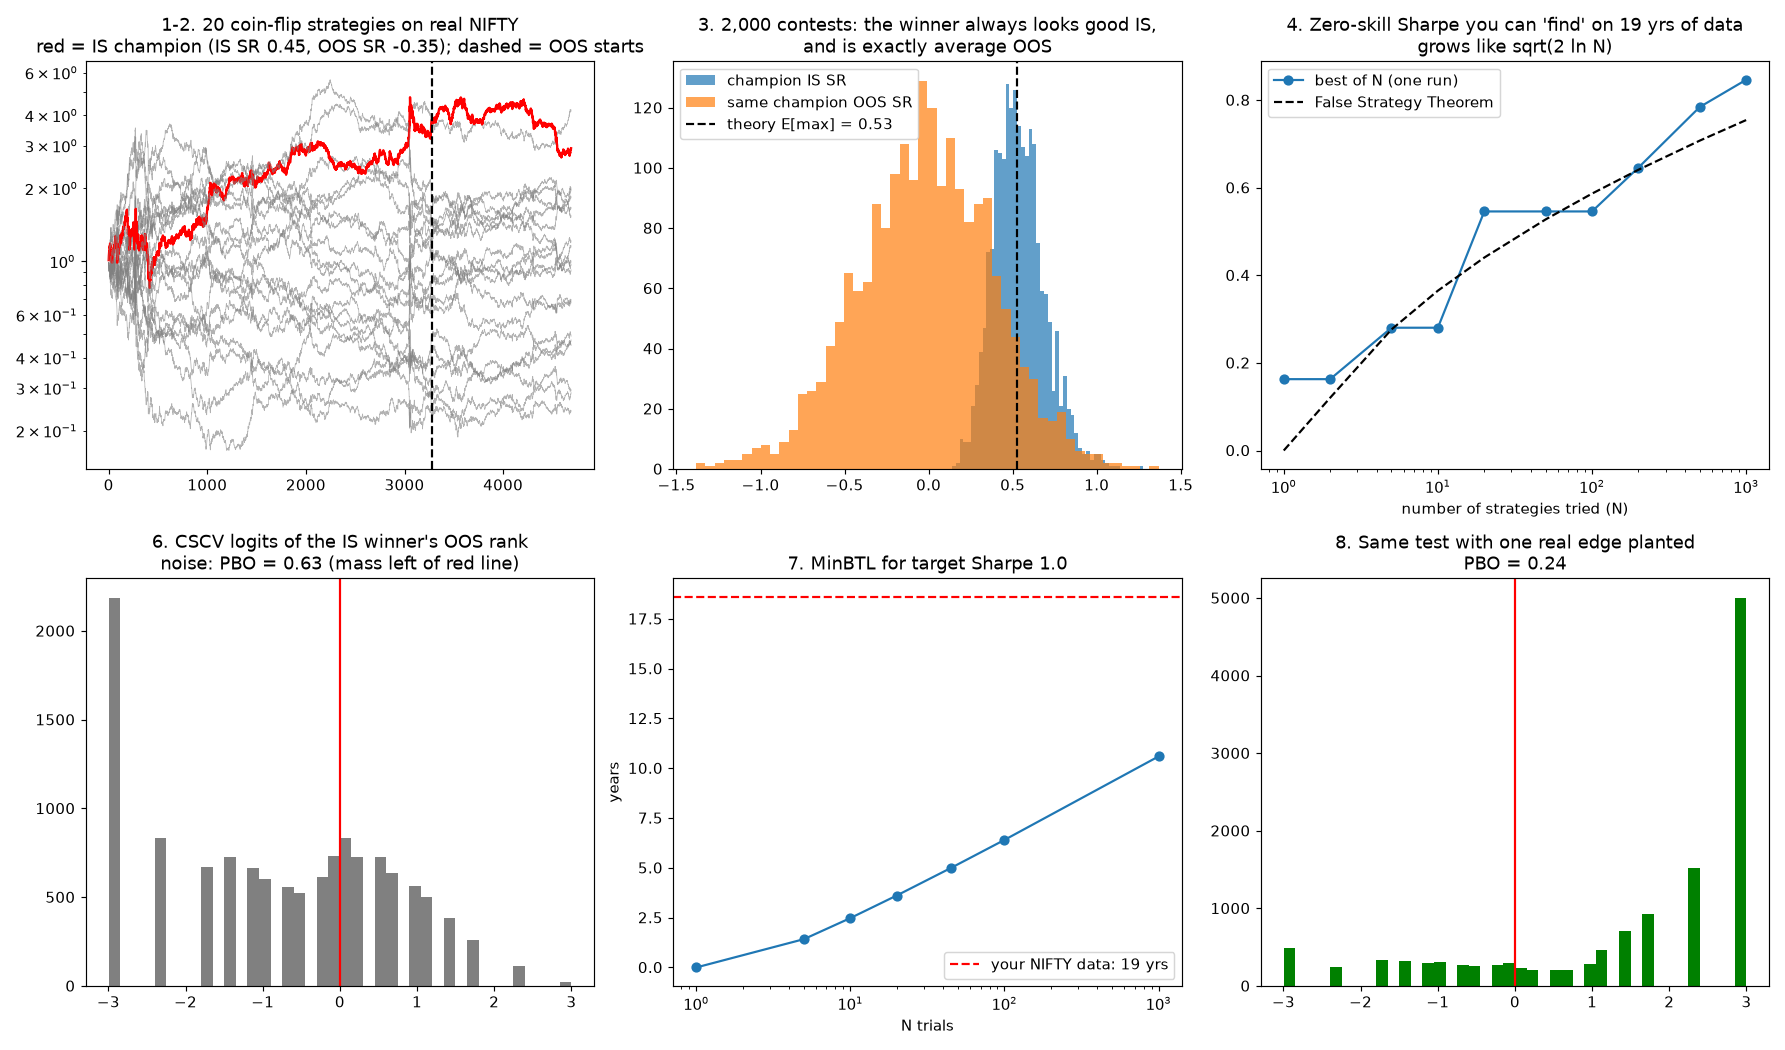

Write Python code to recreate this figure.
# %% [markdown]
# # Day 5 build-along: THE OVERFITTING LAB
# Deliverable: proof that the best noise strategy is fake.
#
# 1. Make 20 strategies that are pure coin flips, run on REAL NIFTY returns. Crown the best one.
# 2. Out-of-sample: watch the champion fall apart.
# 3. Repeat the contest 2,000 times: the "best of N" is always impressive. Compare with the False Strategy Theorem.
# 4. More trials -> higher fake Sharpe: the sqrt(2 ln N) curve.
# 5. Deflated Sharpe Ratio (Bailey & Lopez de Prado 2014) on the champion.
# 6. Probability of Backtest Overfitting via CSCV (Bailey et al. 2017).
# 7. Minimum Backtest Length table.
# 8. Control: plant ONE real edge and see if the tools can find it.
# RULE: fill prediction-sheet.md before running.

# %%
import warnings; warnings.filterwarnings("ignore")
import numpy as np, pandas as pd, matplotlib.pyplot as plt
from itertools import combinations
from pathlib import Path
from scipy.stats import norm, skew, kurtosis

rng = np.random.default_rng(7)
DATA = (Path(__file__).resolve().parent.parent / "03_data") if "__file__" in globals() else Path("../03_data")
px = pd.read_csv(DATA / "NIFTY50_daily.csv", index_col=0, parse_dates=True)["Close"].dropna()
r = np.log(px).diff().dropna().values           # real NIFTY daily log returns, 2007-2026
T = len(r); split = int(T * 0.7)
GAMMA = 0.5772156649                            # Euler-Mascheroni
ann = np.sqrt(252)

def sharpe(x, axis=0):
    return x.mean(axis=axis) / x.std(axis=axis, ddof=1) * ann

def noise_strategies(n, hold=5):
    """n random long/short strategies: a coin decides +1/-1, held for `hold` days, applied to tomorrow's return.
    They look like 'real' strategies (they trade, they have drawdowns) but have zero skill by construction."""
    blocks = int(np.ceil(T / hold))
    sig = rng.choice([-1.0, 1.0], size=(blocks, n)).repeat(hold, axis=0)[:T]
    return sig * r[:, None]

def expected_max_z(N):
    """False Strategy Theorem: expected maximum of N independent standard normals (approx)."""
    if N == 1: return 0.0
    return (1 - GAMMA) * norm.ppf(1 - 1 / N) + GAMMA * norm.ppf(1 - 1 / (N * np.e))

fig, ax = plt.subplots(2, 3, figsize=(17, 10))

# %% [markdown]
# ## 1-2. Twenty coin-flip strategies, first 70% in-sample, last 30% out-of-sample

# %%
print(f"NIFTY data: {T} daily returns. In-sample {split} days (~{split/252:.1f} yrs), out-of-sample {T-split} days (~{(T-split)/252:.1f} yrs)")
S = noise_strategies(20)
is_sr, oos_sr = sharpe(S[:split]), sharpe(S[split:])
best = int(np.argmax(is_sr))
print("\n=== 1. THE CONTEST (in-sample) ===")
order = np.argsort(-is_sr)
for k in order[:5]:
    print(f"  strategy #{k:2d}: IS Sharpe {is_sr[k]:+.2f}")
print(f"  ... worst: {is_sr.min():+.2f}.  Champion = #{best}, IS Sharpe {is_sr[best]:+.2f}")
print("\n=== 2. OUT-OF-SAMPLE ===")
print(f"  Champion OOS Sharpe {oos_sr[best]:+.2f}   (average OOS of all 20: {oos_sr.mean():+.2f})")
print(f"  Corr(IS Sharpe, OOS Sharpe) across the 20 = {np.corrcoef(is_sr, oos_sr)[0,1]:+.2f}  (skill would make this clearly positive)")
eq = np.exp(np.cumsum(S, axis=0))
for k in range(20):
    ax[0, 0].plot(eq[:, k], color="red" if k == best else "grey", lw=1.6 if k == best else 0.5, alpha=1 if k == best else 0.6)
ax[0, 0].axvline(split, color="k", ls="--"); ax[0, 0].set_yscale("log")
ax[0, 0].set_title(f"1-2. 20 coin-flip strategies on real NIFTY\nred = IS champion (IS SR {is_sr[best]:.2f}, OOS SR {oos_sr[best]:.2f}); dashed = OOS starts")

# %% [markdown]
# ## 3. Run the contest 2,000 times

# %%
print("\n=== 3. 2,000 CONTESTS OF 20 ===")
M, N = 2000, 20
best_is, best_oos = np.empty(M), np.empty(M)
for m in range(M):
    s = noise_strategies(N); a, b = sharpe(s[:split]), sharpe(s[split:])
    i = np.argmax(a); best_is[m], best_oos[m] = a[i], b[i]
y_is = split / 252
theory = expected_max_z(N) / np.sqrt(y_is)        # annualised SR of a zero-skill strategy ~ N(0, 1/years)
print(f"  Average champion IS Sharpe:  {best_is.mean():.2f}   False Strategy Theorem predicts ~{theory:.2f}")
print(f"  Champion IS Sharpe > 0.5 in {np.mean(best_is>0.5):.0%} of contests;  > 1.0 in {np.mean(best_is>1.0):.1%}")
print(f"  Average champion OOS Sharpe: {best_oos.mean():+.2f}   (zero, as it must be)")
ax[0, 1].hist(best_is, bins=50, alpha=0.7, label="champion IS SR"); ax[0, 1].hist(best_oos, bins=50, alpha=0.7, label="same champion OOS SR")
ax[0, 1].axvline(theory, color="k", ls="--", label=f"theory E[max] = {theory:.2f}")
ax[0, 1].legend(); ax[0, 1].set_title("3. 2,000 contests: the winner always looks good IS,\nand is exactly average OOS")

# %% [markdown]
# ## 4. More trials, higher fake Sharpe

# %%
print("\n=== 4. HOW MANY TRIES DOES IT TAKE? (full 19-yr sample) ===")
Ns = [1, 2, 5, 10, 20, 50, 100, 200, 500, 1000]
years = T / 252
pool = noise_strategies(1000); pool_sr = sharpe(pool)
emp = [np.max(pool_sr[:n]) for n in Ns]
th = [expected_max_z(n) / np.sqrt(years) for n in Ns]
for n, e, t in zip(Ns, emp, th):
    print(f"  N={n:5d}: best Sharpe found {e:+.2f}   theory E[max] {t:.2f}")
ax[0, 2].plot(Ns, emp, "o-", label="best of N (one run)"); ax[0, 2].plot(Ns, th, "k--", label="False Strategy Theorem")
ax[0, 2].set_xscale("log"); ax[0, 2].legend(); ax[0, 2].set_xlabel("number of strategies tried (N)")
ax[0, 2].set_title(f"4. Zero-skill Sharpe you can 'find' on {years:.0f} yrs of data\ngrows like sqrt(2 ln N)")

# %% [markdown]
# ## 5. Deflated Sharpe Ratio on the champion of 1,000
# PSR(SR*) = Phi( (SR - SR*) sqrt(T-1) / sqrt(1 - skew*SR + (kurt-1)/4 * SR^2) ), all Sharpe ratios PER PERIOD (daily).
# DSR = PSR with SR* = the Sharpe you'd expect from the best of N zero-skill trials.

# %%
def psr(x, sr_star):
    x = np.asarray(x); sr = x.mean() / x.std(ddof=1)
    g3, g4 = skew(x), kurtosis(x, fisher=False)
    return norm.cdf((sr - sr_star) * np.sqrt(len(x) - 1) / np.sqrt(1 - g3 * sr + (g4 - 1) / 4 * sr**2))

def dsr(returns_matrix, k):
    daily_sr = returns_matrix.mean(0) / returns_matrix.std(0, ddof=1)
    sr_star = np.std(daily_sr, ddof=1) * expected_max_z(returns_matrix.shape[1])
    return psr(returns_matrix[:, k], sr_star), sr_star

k = int(np.argmax(pool_sr))
naive = psr(pool[:, k], 0.0); d, sr_star = dsr(pool, k)
print("\n=== 5. DEFLATED SHARPE (champion of 1,000 on full data) ===")
print(f"  Champion annual Sharpe {pool_sr[k]:.2f}")
print(f"  Naive PSR (prob. true SR > 0, ignoring the 999 others): {naive:.3f}  <- looks 'significant'")
print(f"  Benchmark SR* from 1,000 trials: {sr_star*ann:.2f} annual")
print(f"  DEFLATED Sharpe Ratio: {d:.3f}   (need > 0.95 to believe it) -> {'PASS' if d>0.95 else 'FAIL: it is luck'}")

# %% [markdown]
# ## 6. Probability of Backtest Overfitting (CSCV), on the 20 strategies
# Cut time into 16 blocks. For every way to pick 8 as in-sample (12,870 ways): crown the IS best, see where it ranks
# in the other 8. PBO = share of splits where the IS winner lands in the bottom half OOS.

# %%
def pbo_cscv(R, S=16):
    Tn = (len(R) // S) * S; blocks = np.array_split(R[:Tn], S)
    logits = []
    for c in combinations(range(S), S // 2):
        IS = np.vstack([blocks[i] for i in c]); OOS = np.vstack([blocks[i] for i in range(S) if i not in c])
        n_star = np.argmax(sharpe(IS))
        rank = (sharpe(OOS).argsort().argsort()[n_star] + 1) / (R.shape[1] + 1)   # relative OOS rank in (0,1)
        logits.append(np.log(rank / (1 - rank)))
    logits = np.array(logits)
    return np.mean(logits <= 0), logits

pbo, lg = pbo_cscv(S)
print("\n=== 6. PBO (CSCV, S=16, 12,870 splits) on the 20 noise strategies ===")
print(f"  PBO = {pbo:.2f}   (~0.5 means picking the IS winner is no better than a coin; real skill pushes it toward 0)")
ax[1, 0].hist(lg, bins=40, color="grey"); ax[1, 0].axvline(0, color="r")
ax[1, 0].set_title(f"6. CSCV logits of the IS winner's OOS rank\nnoise: PBO = {pbo:.2f} (mass left of red line)")

# %% [markdown]
# ## 7. Minimum Backtest Length
# If you try N zero-skill ideas, how many years of data until the best one is EXPECTED to show a Sharpe below 1?
# MinBTL ~ (E[max of N] / target SR)^2  years  (Bailey, Borwein, Lopez de Prado, Zhu 2014)

# %%
print("\n=== 7. MINIMUM BACKTEST LENGTH (expected best fake Sharpe < 1.0) ===")
rows = []
for n in [1, 5, 10, 20, 45, 100, 1000]:
    mb = (expected_max_z(n) / 1.0) ** 2
    rows.append((n, mb)); print(f"  N={n:5d} trials -> need > {mb:4.1f} years of data")
ax[1, 1].plot([a for a, _ in rows], [b for _, b in rows], "o-"); ax[1, 1].set_xscale("log")
ax[1, 1].axhline(years, color="r", ls="--", label=f"your NIFTY data: {years:.0f} yrs"); ax[1, 1].legend()
ax[1, 1].set_xlabel("N trials"); ax[1, 1].set_ylabel("years"); ax[1, 1].set_title("7. MinBTL for target Sharpe 1.0")

# %% [markdown]
# ## 8. Control: plant one REAL edge among 19 noise strategies
# A strategy with a true annual Sharpe of about 1.0 (noise + small genuine drift). Can the tools see it?

# %%
print("\n=== 8. CONTROL: ONE REAL EDGE (true annual SR ~1.0) ===")
S2 = noise_strategies(20)
true_sr = 1.0; vol = S2[:, 0].std()
S2[:, 0] = S2[:, 0] + true_sr / ann * vol            # add drift worth SR ~1.0
sr2 = sharpe(S2); k2 = int(np.argmax(sr2))
d2, _ = dsr(S2, k2); pbo2, lg2 = pbo_cscv(S2)
print(f"  Best strategy = #{k2} ({'the real one' if k2==0 else 'a noise one!'}), annual Sharpe {sr2[k2]:.2f}")
print(f"  DSR {d2:.3f} ({'PASS' if d2>0.95 else 'FAIL'}),  PBO {pbo2:.2f}")
print("  Read this honestly: PBO points at the real edge, but DSR may still say FAIL. Luck in the realised Sharpe\n"
      "  plus the selection penalty make the bar tough on purpose. Real edges of SR ~1 are hard to PROVE even with\n"
      "  19 years. With 2 years they are nearly impossible to prove: try it (question 5).")
ax[1, 2].hist(lg2, bins=40, color="green"); ax[1, 2].axvline(0, color="r")
ax[1, 2].set_title(f"8. Same test with one real edge planted\nPBO = {pbo2:.2f}")

plt.tight_layout(); plt.savefig("overfitting_lab.png", dpi=105); print("\nSaved overfitting_lab.png")

# %% [markdown]
# ## Questions for your log
# 1. Your champion's IS Sharpe vs OOS Sharpe. In one sentence, why did it collapse?
# 2. From part 4: if you test 100 SMA variants on 19 years of NIFTY, what Sharpe should you EXPECT from pure luck?
# 3. Why does DSR need the variance of Sharpe ratios ACROSS your trials, not just their count?
# 4. Our plan says Day 12 locks a FIXED small parameter grid and a t > 3 bar. Using part 7, justify both rules with numbers.
# 5. Part 8 used 19 years. Re-run with only the last 2 years of data. Does the real edge still pass? What does that say about "I tested it on 2023-2025"?
